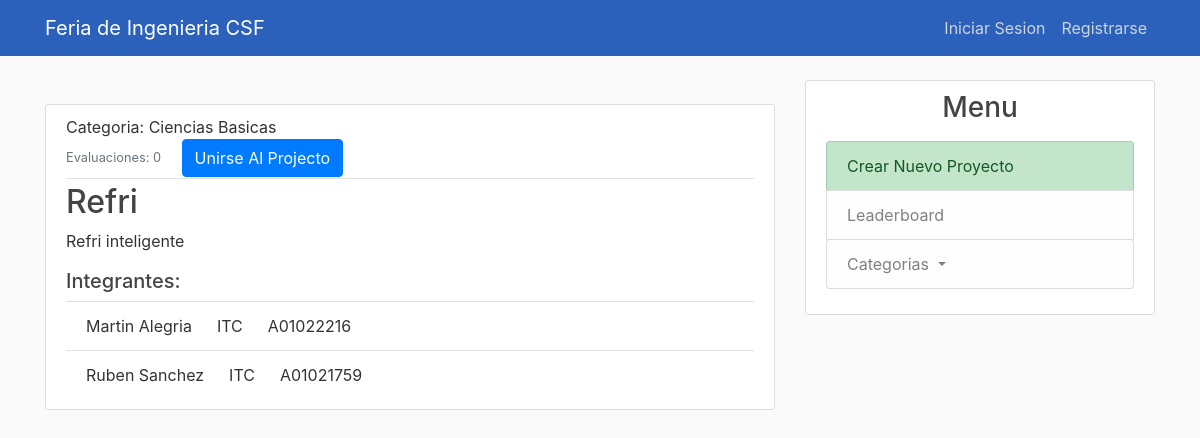
/project/1/, run on the app's committed database.
### feria_ing/models.py (models this page shows, shortened)
class Project(models.Model):
    id = models.IntegerField(primary_key=True)
    nombre = models.CharField(max_length=140)
    descripcion = models.TextField()
    categorias = models.ForeignKey(
        Categoria,
        on_delete = models.SET_NULL,
        null = True
    )
    requierements = models.CharField(max_length=140)
    evaluaciones = models.IntegerField()

class Categoria(models.Model):
    abreviacion = models.CharField(max_length=7, primary_key=True)
    nombre = models.CharField(max_length=100)
    num_proyectos = models.IntegerField()
    def __str__(self):
        return self.nombre

### users/models.py (models this page shows, shortened)
class Alumno(models.Model):
    matricula = models.CharField(max_length=9,primary_key=True)
    nombres = models.CharField(max_length=140)
    apellidos = models.CharField(max_length=140)
    proyecto = models.ForeignKey(projects.Project,on_delete=models.CASCADE, null =True)
    carrera = models.CharField(max_length=5)

### feria_ing/views.py (the view)
# urls.py: path('project/<int:pk>/', ProjectDetailView.as_view(), name="project-detail")
class ProjectDetailView(DetailView):
    model = Project
    def get_context_data(self, **kwargs):
        context = super(ProjectDetailView, self).get_context_data(**kwargs)
        alum = []
        list_al = Alumno.objects.all()
        project_id = self.kwargs['pk']
        ld_user = self.request.user
        self.request.session['pk'] = project_id
        mat = ld_user.username.split('@')[0]
        current_user = None
        for al in list_al:
            if al.matricula == mat:
                current_user = al
            if al.proyecto_id == project_id:
                alum.append(al)
        context['alumnos'] = alum
        context['user_current'] = current_user
        return context

### feria_ing/templates/feria_ing/project_detail.html (shortened to what this page needs)
{% extends "feria_ing/base.html" %}
{% block content %}
  <br>
        <article class="media content-section">
          <div class="media-body">
            <div class="article-metadata">
                Categoria: <a class="mr-2">{{ object.categorias }}</a>
                <br>
              <small class="text-muted">Evaluaciones: {{ object.evaluaciones }}</small>
              {% if user_current.proyecto == None %}
              &emsp;<a class="btn btn-primary " href="{% url 'unirse_proyecto'%}" onclick="return confirm('Seguro que quieres unirte a este proyecto ?')">Unirse Al Projecto</a>
              {% endif %}
            </div>
            <h2>{{ object.nombre }}</h2>
            <p class="article-content">{{ object.descripcion }}</p>
            <h5>Integrantes: </h5>
            <ul class="list-group list-group-flush">
                {%for alumno in alumnos%}
                <li class="list-group-item">{{alumno.nombres}} {{alumno.apellidos}} &emsp; {{alumno.carrera}}
                    &emsp; {{alumno.matricula}}
                </li>
                {% endfor %}
              </ul>
          </div>
        </article>
{% endblock content %}

### feria_ing/static/feria_ing/style.css (style rules this page uses)
body { background: #fafafa; color: #333333; margin-top: 5rem; }
h1, h2, h3, h4, h5, h6 { color: #444444; }
ul { margin: 0; }
.content-section { background: #ffffff; padding: 10px 20px; border: 1px solid #dddddd; border-radius: 3px; margin-bottom: 20px; }
.article-content { white-space: pre-line; }
.article-metadata { padding-bottom: 1px; margin-bottom: 4px; border-bottom: 1px solid #e3e3e3 }

### data on the page
Project: categorias "Ciencias Basicas", evaluaciones "0", nombre "Refri", descripcion "Refri inteligente"
Alumno: nombres "Martin", apellidos "Alegria", carrera "ITC", matricula "A01022216"
Alumno: nombres "Ruben", apellidos "Sanchez", carrera "ITC", matricula "A01021759"
